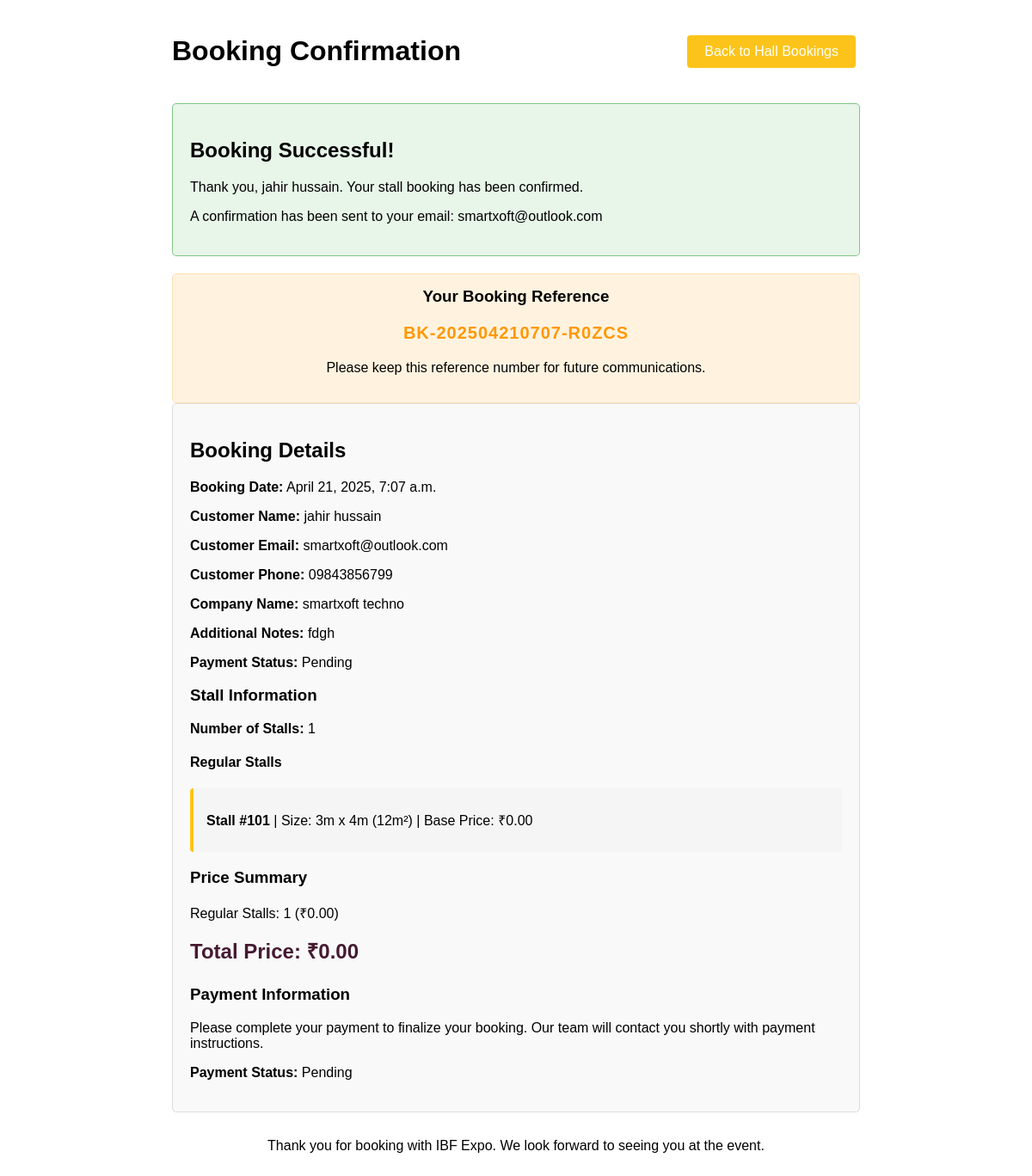
/booking/22/confirmation/, run on an earlier commit of the app's database.
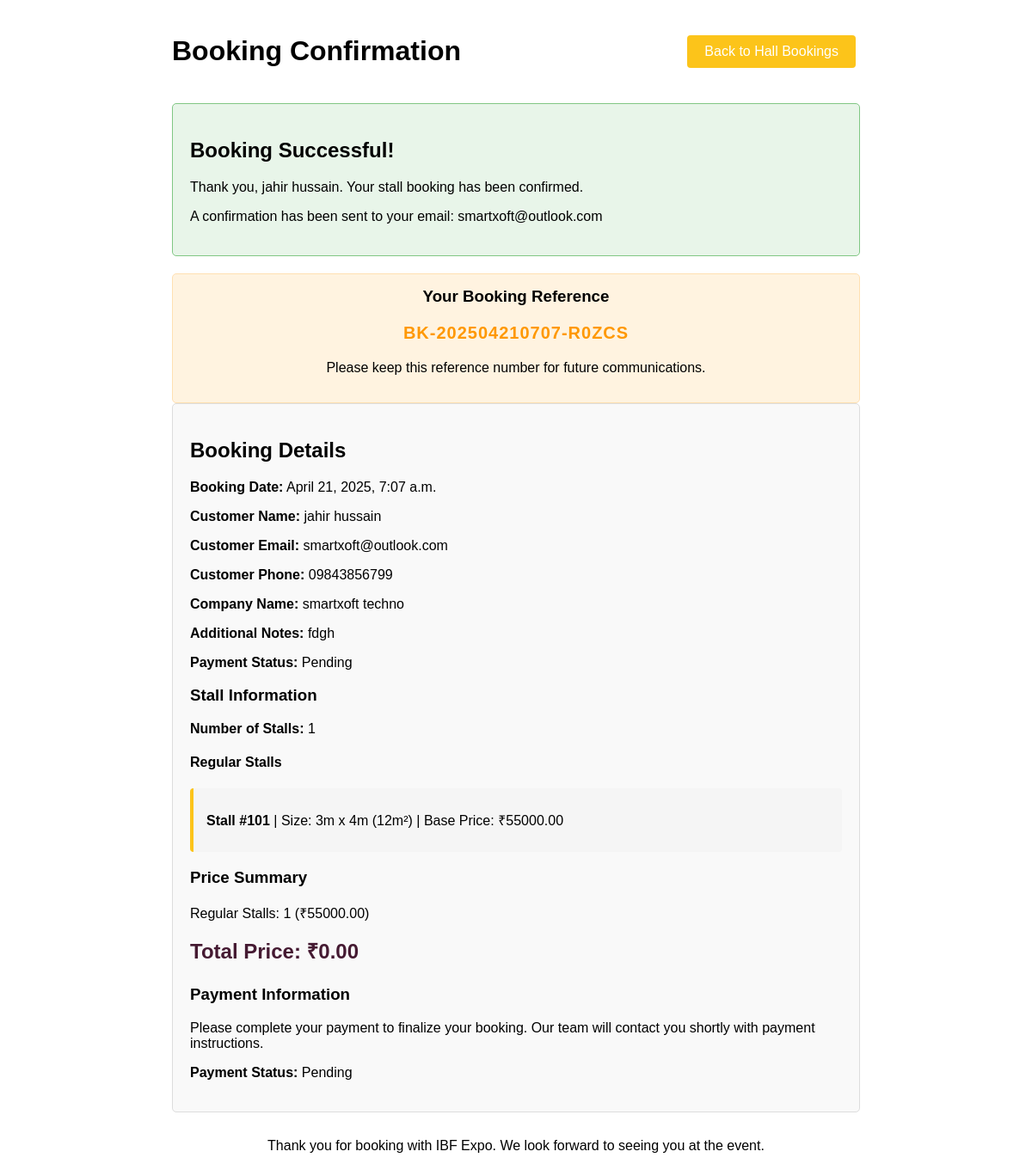
And on a later commit of the database.
### halls/models.py (models this page shows, shortened)
class Stall(models.Model):
    STATUS_CHOICES = [
        ('available', 'Available'),
        ('booked', 'Booked'),
        ('blocked', 'Blocked'),
    ]
    hall = models.ForeignKey(Hall, on_delete=models.CASCADE, related_name='stalls')
    stall_number = models.CharField(max_length=20)
    x_start = models.IntegerField()
    y_start = models.IntegerField()
    width = models.IntegerField()
    height = models.IntegerField()
    selected_boxes = models.JSONField(default=list)
    status = models.CharField(max_length=20, choices=STATUS_CHOICES, default='available')
    price = models.DecimalField(max_digits=10, decimal_places=2, default=55000.00)  # Updated default price
    @property
    def area(self):
        return self.width * self.height

### halls/views.py (the view)
# urls.py: path('booking/<int:booking_id>/confirmation/', views.booking_confirmation, name='booking_confirmation'),
def booking_confirmation(request, booking_id):
    from django.shortcuts import render, get_object_or_404
    booking = get_object_or_404(Booking, id=booking_id)
    stalls = booking.stalls.all()
    regular_stalls = []
    combo_stalls = []
    for stall in stalls:
        if hasattr(stall, 'combos') and stall.combos.exists():
            combo_stalls.append(stall)
        else:
            regular_stalls.append(stall)
    regular_stall_count = len(regular_stalls)
    regular_stall_base_price = sum(stall.price for stall in regular_stalls)
    if regular_stall_count == 1:
        discount_amount = 0
        discounted_regular_price = regular_stall_base_price
    elif regular_stall_count == 2:
        discount_amount = decimal.Decimal('5000')
        discounted_regular_price = regular_stall_base_price - discount_amount
    else:  # 3 or more stalls
        discount_amount = decimal.Decimal('5000') * regular_stall_count
        discounted_regular_price = regular_stall_base_price - discount_amount
    combo_stall_price = decimal.Decimal('130000.00') if combo_stalls else decimal.Decimal('0')
    total_price = booking.total_amount
    discount_percentage = 0
    if regular_stall_base_price > 0 and discount_amount > 0:
        discount_percentage = (discount_amount / regular_stall_base_price) * 100
    hall_id = stalls.first().hall.id if stalls.exists() else 1
    return render(request, 'halls/booking_confirmation.html', {
        'booking': booking,
        'stalls': stalls,
        'regular_stalls': regular_stalls,
        'combo_stalls': combo_stalls,
        'total_price': total_price,
        'hall_id': hall_id,
        'regular_stall_count': regular_stall_count,
        'regular_stall_base_price': regular_stall_base_price,
        'discounted_regular_price': discounted_regular_price,
        'combo_stall_price': combo_stall_price,
        'discount_amount': discount_amount,
        'discount_percentage': discount_percentage
    })

### templates/halls/booking_confirmation.html (shortened to what this page needs)
<!DOCTYPE html>
<html lang="en">
<head>
</head>
<body>
    <div class="container">
        <div class="header">
            <h1>Booking Confirmation</h1>
            <div>
                <a href="{% url 'stall_booking' hall_id %}" class="btn btn-primary">Back to Hall Bookings</a>
            </div>
        </div>
        <div class="confirmation-box">
            <h2>Booking Successful!</h2>
            <p>Thank you, {{ booking.customer_name }}. Your stall booking has been confirmed.</p>
            <p>A confirmation has been sent to your email: {{ booking.customer_email }}</p>
        </div>
        <div class="reference">
            <h3>Your Booking Reference</h3>
            <p class="reference-code">{{ booking.booking_reference }}</p>
            <p>Please keep this reference number for future communications.</p>
        </div>
        <div class="booking-details">
            <h2>Booking Details</h2>
            <p><strong>Booking Date:</strong> {{ booking.booking_date|date:"F j, Y, g:i a" }}</p>
            <p><strong>Customer Name:</strong> {{ booking.customer_name }}</p>
            <p><strong>Customer Email:</strong> {{ booking.customer_email }}</p>
            <p><strong>Customer Phone:</strong> {{ booking.customer_phone }}</p>
            {% if booking.company_name %}
            <p><strong>Company Name:</strong> {{ booking.company_name }}</p>
            {% endif %}
            {% if booking.notes %}
            <p><strong>Additional Notes:</strong> {{ booking.notes }}</p>
            {% endif %}
            <p><strong>Payment Status:</strong> {% if booking.payment_status %}Paid{% else %}Pending{% endif %}</p>
            <h3>Stall Information</h3>
            <p><strong>Number of Stalls:</strong> {{ stalls|length }}</p>
            {% if regular_stalls %}
            <h4>Regular Stalls</h4>
            <div class="stall-list">
                {% for stall in regular_stalls %}
                <div class="stall-item">
                    <p><strong>Stall #{{ stall.stall_number }}</strong> | Size: {{ stall.width }}m x {{ stall.height }}m ({{ stall.area }}m²) | Base Price: ₹{{ stall.price|floatformat:2 }}</p>
                </div>
                {% endfor %}
            </div>
            {% endif %}
            <div class="price-summary">
                <h3>Price Summary</h3>
                {% if regular_stall_count > 0 %}
                <p>Regular Stalls: {{ regular_stall_count }}
                {% if discount_amount > 0 %}
                    (₹{{ regular_stall_base_price|floatformat:2 }} - ₹{{ discount_amount|floatformat:2 }} discount = ₹{{ discounted_regular_price|floatformat:2 }})
                {% else %}
                    (₹{{ regular_stall_base_price|floatformat:2 }})
                {% endif %}
                </p>
                {% endif %}
                <p class="price">Total Price: ₹{{ booking.total_amount|floatformat:2 }}</p>
            </div>
            <div class="payment-info">
                <h3>Payment Information</h3>
                <p>Please complete your payment to finalize your booking. Our team will contact you shortly with payment instructions.</p>
                <p><strong>Payment Status:</strong> {% if booking.payment_status %}Paid{% else %}Pending{% endif %}</p>
            </div>
        </div>
        <div style="margin-top: 30px; text-align: center;">
            <p>Thank you for booking with IBF Expo. We look forward to seeing you at the event.</p>
        </div>
    </div>
</body>
</html>

What changed in the data, as far as the page shows it:
changed Stall: price "0.00" → "55000.00"
Also different on the page:
{{ regular_stall_base_price|floatformat:2 }}: "0.00" → "55000.00"
